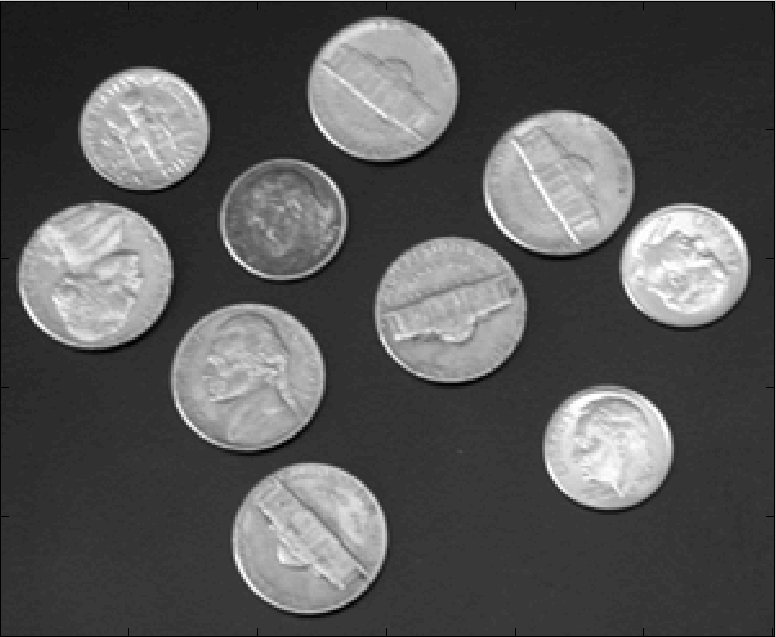
#> input picture lab_3/sample_1.bmp, 776 x 637 px
$ python lab_3.py
#> lines starting #> are read from the running program, lines starting #| are printed output that depends on the picture; after the words box and inside, x2 and y2 are one past the last pixel; in counts of white or black regions, pixels touching at a corner belong together
### core.py
import os
import sys

from PIL import Image
import numpy as np

import time

from exceptions import ResultNotExist


# [13 lines left out: function timeit, not called in this run]


class LabImage:
    def __init__(self, path=None, image=None):
        self.path = path
        self.result = None

        if path is not None:

            if not os.path.isabs(path):
                path = os.path.normpath(os.path.join(sys.path[0], path))

            self.orig = Image.open(path).convert("RGB")
#> self.orig is the input picture: PIL image 776x637 RGB; mean R, G, B 87.3, 87.3, 87.3
            self.size = self.orig.size
#> self.size = (776, 637)
            self.height, self.width = self.size
#> self.height = 776; self.width = 637
            self.rgb_matrix = np.array(self.orig)

        if image is not None:
            self.orig = image
            self.size = self.orig.size
            self.height, self.width = self.size
            self.rgb_matrix = np.array(self.orig)

    # [7 lines left out: function read, not called in this run]

    def show(self):
        if self.result is None:
            self.orig.show()
        else:
            self.result.show()

    # [5 lines left out: function save, not called in this run]

### lab_3/lab_3.py
from pathlib import Path

from PIL import Image
import numpy as np

from core import LabImage


class Lab3(LabImage):
    def __init__(self, path=None):
        self.grayscale_matrix = None
        self.gradient_matrix = None

        super(Lab3, self).__init__(path=Path(path).resolve())

    def to_grayscale(self):
        gray_matrix = np.sum(self.rgb_matrix, axis=2) // 3
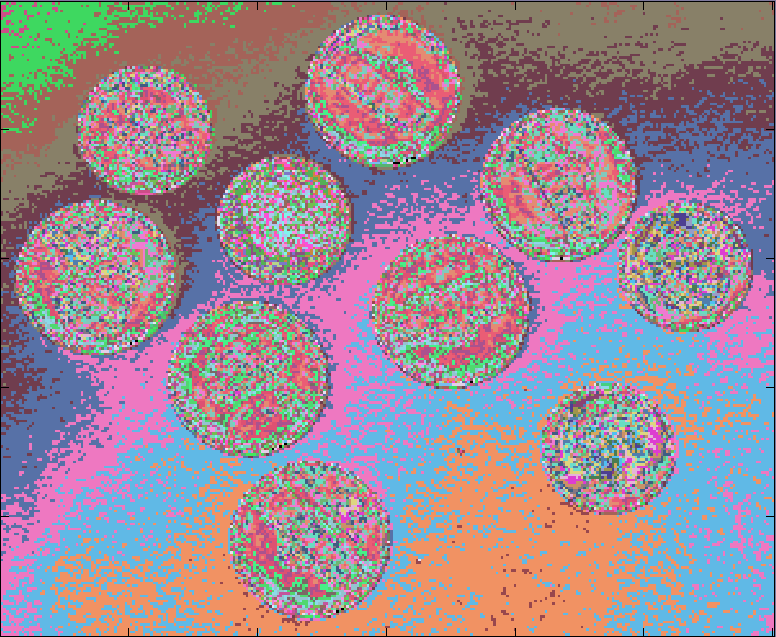
#> gray_matrix: shape (637, 776) uint64; 65 distinct labels, from 0 to 255; one colour per label, 0 black

        self.grayscale_matrix = gray_matrix

    def scharr_operator(self, threshold=None):
        gx = np.array([[3, 10, 3],
                       [0, 0, 0],
                       [-3, -10, -3]])
        gy = np.array([[3, 0, -3],
                       [10, 0, -10],
                       [3, 0, -3]])

        if self.grayscale_matrix is None:
            self.to_grayscale()

        gradient_matrix = np.empty(self.grayscale_matrix.shape)
        for (x, y), _ in np.ndenumerate(self.grayscale_matrix[1: -1, 1: -1]):
            a = self.grayscale_matrix[x: x + 3, y: y + 3]
            gradient_matrix[x + 1, y + 1] = np.sqrt(np.sum(gx * a) ** 2 + np.sum(gy * a) ** 2)
#> this loop made 491490 passes
#> a on passes 1 to 3: [[204, 204, 204], [0, 0, 0], [0, 28, 28]], [[204, 204, 204], [0, 0, 0], [28, 28, 28]], [[204, 204, 204], [0, 0, 0], [28, 28, 28]]
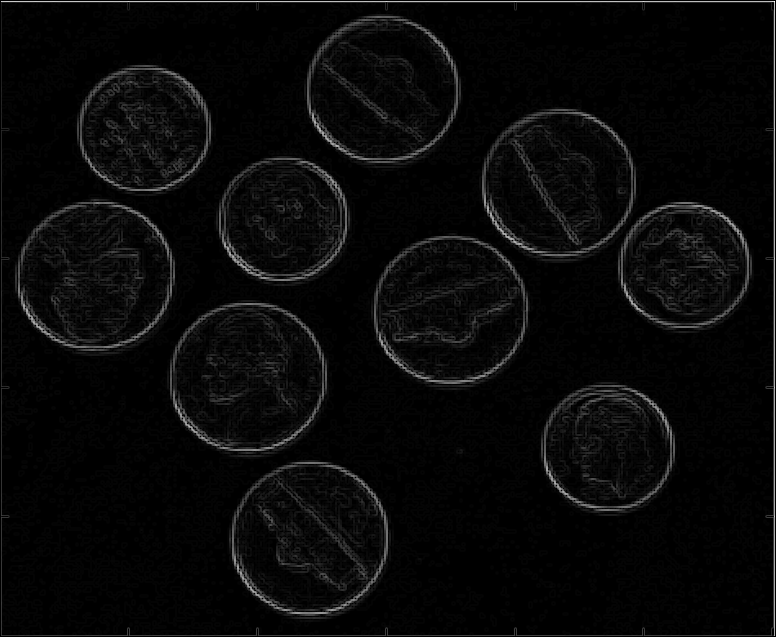
#> gradient_matrix: shape (637, 776) float64; min 0, max 3614.7, mean 130.7; drawn with min black and max white
        self.gradient_matrix = gradient_matrix * 255 / np.max(gradient_matrix)

        if threshold is None:
            self.result = Image.fromarray(np.uint8(self.gradient_matrix), 'L')
        else:
            gradient_matrix = np.where(self.gradient_matrix < threshold, 0, 255)
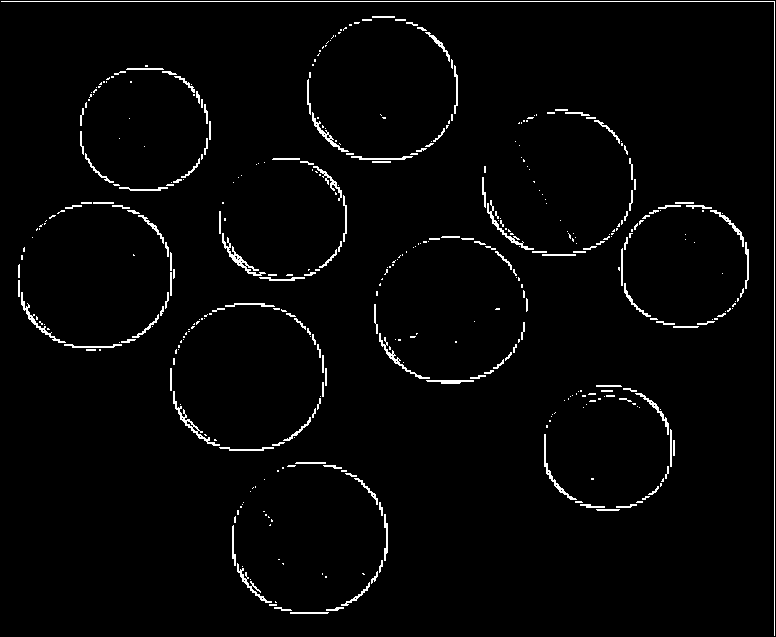
#> gradient_matrix: shape (637, 776) int64; 2.3% white in thin lines or dots
            self.result = Image.fromarray(np.uint8(gradient_matrix), 'L')
#> self.result: PIL image 776x637 L; 2.3% white in thin lines or dots


im = Lab3("sample_1.bmp")
im.scharr_operator(75)
im.show()
